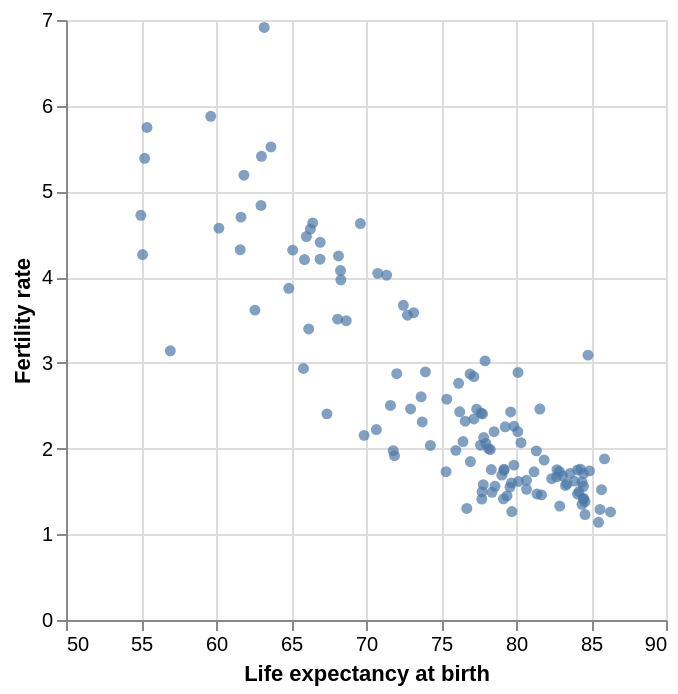

This figure's notebook cell:
### Markdown cell above
Here, we also see a strong negative, approximately linear association between fertility rate and women's life expectancy at birth.

### Code cell
base = alt.Chart(data)
    
scatter_life = base.mark_circle().encode( 
    x = alt.X("life_birthf:Q",
              scale = alt.Scale(zero = False),
              title = "Life expectancy at birth"), 
    y = alt.Y("fertility_total:Q",
              title = "Fertility rate")
).properties(
    width = 300,
    height = 300)

scatter_life

### Figure 1 — Vega-Lite specification as saved in the notebook (floating-point values rounded to 4 significant figures; data arrays with more than 128 entries replaced by an {"elided": "..."} marker saying what was removed)
{"$schema": "https://vega.github.io/schema/vega-lite/v5.20.1.json", "config": {"view": {"continuousHeight": 300, "continuousWidth": 300}}, "data": {"name": "data-accef6edfcc22ad026ad416e1ee30720"}, "datasets": {"data-accef6edfcc22ad026ad416e1ee30720": {"elided": "129 records"}}, "encoding": {"x": {"field": "life_birthf", "scale": {"zero": false}, "title": "Life expectancy at birth", "type": "quantitative"}, "y": {"field": "fertility_total", "title": "Fertility rate", "type": "quantitative"}}, "height": 300, "mark": {"type": "circle"}, "width": 300}
